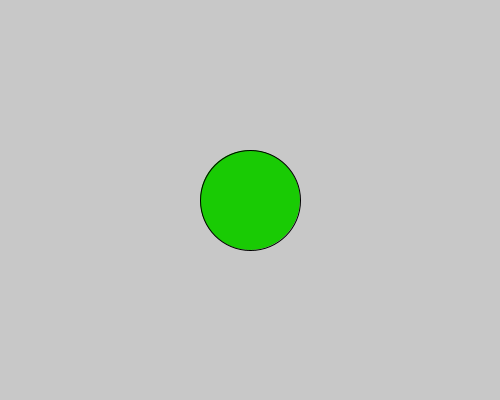
Frame 1 (no input)
Frame 60 (the mouse pressed at the canvas centre just before this capture): identical to frame 1, image omitted
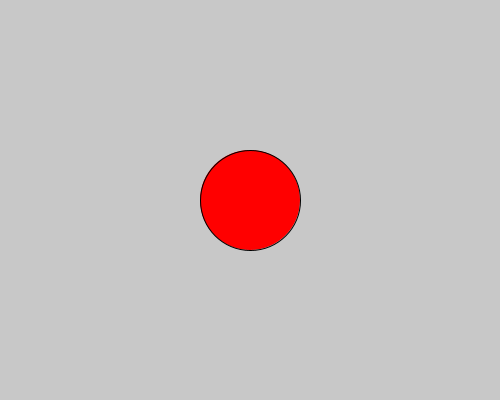
Frame 120 (the mouse held since frame 60 and released just before this capture)

The Processing sketch that drew these frames (run headless with seeded random() and noise(); from frame 60 on, the mouse is pressed at the canvas centre):

// Processing sketch: processing_69727
// ── processing_69727.pde

int circle_diameter = 200;
float my_float = 2.3;
boolean overCircle = false;
void setup() {
  size(500,400);
};
void draw() {
  background(200);
  fill(25,203,4);
//i want to change fill color when my mouse is over the circle
//if my mouse is over the circle, change the fill color.
//if (mouseX and mouseY) are inside the cirlce, change the fill color
//if dist( mousePos, circle_center)<circle radius)
if(dist(width/2, height/2, mouseX, mouseY) < circle_diameter/2) {
  //mouse inside of circle
  fill(20,30,200);
  overCircle = true;
} else {
  //outside of circle
  overCircle=false;
}
if ((mousePressed == true) && (overCircle == true)) {
  fill(255,0,0);
}
 // println( dist(width/2, height/2, circle_diameter, circle_diameter) );
  ellipse(width/2, height/2, 100, 100);
  
  if (overCircle == false) {
    //only draw line if mouse isn't over circle
    //line(width/2, height/2, mouseX, mouseY);
  }
}
